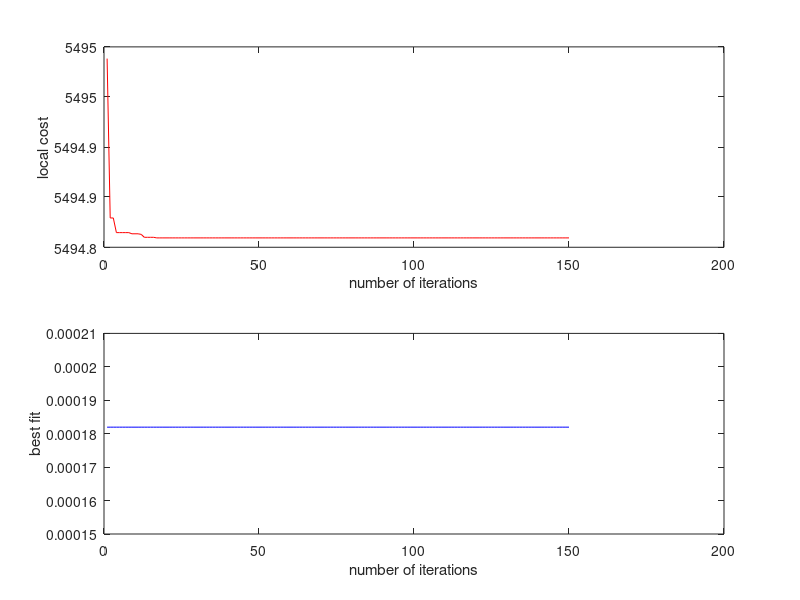

Reproduce this figure in MATLAB.
clc;
clear all;
%c=a*P^2+b*P+C(Second degree polynomial); 
%unit no a b c Pmin Pmax
A=[1 0.001562 7.92 561 100 600
2 0.004820 7.97 078 050 200
3 0.001940 7.85 310 100 400]; 
B=[0.0002940 0.0000901 -0.0000507
0.0000901 0.0005210 0.0000953
-0.0000507 0.0000953 0.0000676]/100;
B0=[0.01890 -0.00342 -0.007660]*0.01; 
B00=0.40357;
%load unit3data.m
%A=unit3data; 
pop=50;
npar=3;
XT=585.33; maxit=150;
c1=2.0;
c2=2.0;
wmax=0.9; 
wmin=0.4;     %c2=4-c1;
c3=1; 
 R=10;             %R=10;      %original value 
tol=0.00001;
%----reading input data-----
for i=1:npar
xmin(i)=A(i,5); 
xmax(i)=A(i,6);
a(i)=A(i,2); 
b(i)=A(i,3); 
c(i)=A(i,4);
end
%_______maximum and minimum values for velocities_____ 
for i=1:npar
vmax(i)=(xmax(i)-xmin(i))/R;
vmin(i)=-vmax(i);      %(Xmax(i)-Xmin(i))/R; 
end
%-----random generation of velocities------ 
for pp=1:pop
for ii=1:npar 
 vel(pp,ii)=vmin(ii)+(vmax(ii)-vmin(ii))*rand;
end
end
%------random generation of x i.e.,Pg----- 
for k=1:pop
sumx=0; 
for j=1:npar
x(k,j)=xmin(j)+(xmax(j)-xmin(j))*rand; 
end

%adjustment of losses and loan 
ploss=0;
%sumx=0;
sumx=0;
for j=1:npar 
    X(j)=x(k,j); 
    sumx=sumx+X(j);
end

diff=sumx-XT-ploss; 
while abs(diff)>=tol
for j=1:npar 
    X(j)=X(j)-(diff/npar); 
    if X(j)<xmin(j) 
        X(j)=xmin(j);
elseif X(j)>xmax(j) 
    X(j)=xmax(j);
end
end

L=0;
for j=1:npar
L=L+B0(j)*X(j); end
pl=0;
for j=1:npar
for l=1:npar 
    pl=pl+X(l)*B(j,l)*X(l);
end 
end
ploss=pl+L+B00; %Ploss=ploss+X*B*X'; 
diff=sum(X)-XT-ploss; 
end
%---clculation of fitness and cost functions--- 
sum1=0;
for i=1:npar
%xg(k,i)=X(1,i);%X(i);
sum1=sum1+a(i)*X(1,i)^2+b(i)*X(1,i)+c(i)-abs(xmin(i)-X(1,i)); end

xg(k,:)=X;
err=0;
err=sum(X)-XT-ploss;
cost(k)=sum1; fit(k)=1/(1+cost(k)+(abs(err)*10^4)); 
end
%----initillization of fit ,cost,xg----- 
localfit=fit;
localxg=xg;
localcost=cost;
%-----initial best solution----- 
[globalfit,indx]=max(fit); globalfit=fit(indx); globalcost=cost(indx); globalxg=xg(indx,:);
%-----PSO itration starting------- 
itr=0;
while itr<maxit
itr=itr+1; 
w=wmax-(wmax-wmin)/maxit*itr; 
r1=rand(pop,npar); 
r2=rand(pop,npar);
for k=1:pop
for i=1:npar 
    vel(k,i)=w*vel(k,i)+c1*r1(k,i)*(localxg(k,i)-xg(k,i))+c2*r2(k,i)*(globalxg(1,i)-xg(k,i));
end ;
end;
for k=1:pop for i=1:npar
if vel(k,i)<vmin(i)

vel(k,i)=vmin(i);
elseif vel(k,i)>vmax(i);
vel(k,i)=vmax(i); end
end 
end
xg=xg+vel; for k=1:pop
for i=1:npar
if xg(k,i)>xmax(i)
xg(k,i)=xmax(i); elseif xg(k,i)<xmin(i);
xg(k,i)=xmin(i); end
end ;
end;
for k=1:pop sumx=0;
% for j=1:npar
% x(1,j)=xg(k,j);
%% x(1,j)=xmin(j)+(xmax(j)-xmin(j))*rand; %% sumx=sumx+x(1,j);
%end
%adjustment of losses and load
ploss=0;
%sumx=0;
sumx=0;
for j=1:npar
X(j)=xg(k,j);
sumx=sumx+X(j); end

diff=sumx-XT-ploss; while abs(diff)>=tol
for j=1:npar 
    X(j)=X(j)-(diff/npar); 
    if X(j)<xmin(j) 
        X(j)=xmin(j);
elseif X(j)>xmax(j) 
    X(j)=xmax(j);
end 
end
L=0;
for j=1:npar L=L+B0(j)*X(j);
end
pl=0;
for j=1:npar
for l=1:npar 
    pl=pl+X(j)*B(j,l)*X(l);
end
end
ploss=pl+L+B00; 
diff=sum(X)-XT-ploss; end
xg(k,:)=X;
end
for k=1:pop
cost(k)=0;
for i=1:npar 
    cost(k)=cost(k)+a(i)*xg(k,i)^2+b(i)*xg(k,i)+c(i)-abs(xmin(i)-xg(k,i)); 
end
X=xg(k,:);

err1=0;
L=0;
for j=1:npar
L=L+B0(j)*X(j);
end
pl=0;
for j=1:npar
for l=1:npar
pl=pl+X(j)*B(j,l)*X(l);
end
end
ploss=0;
ploss=pl+L+B00; 
diff=sum(X)-XT-ploss; 
err1=sum(X)-XT-ploss; 
fit(k)=1/(1+cost(k)+(abs(err1)*10^4)); 
end
for k=1:pop
if localfit(k)<fit(k)
localfit(k)=fit(k);
localxg(k,:)=xg(k,:); 
localcost(k)=cost(k);
end
%end
[temp,yy]=max(localfit);
if globalfit<temp
globalfit=localfit(yy); 
globalcost=localcost(yy); 
globalxg=localxg(yy,:); 
end

bcost(itr)=globalcost; 
bfit(itr)=globalfit;
[itr globalxg globalcost globalfit]; 
end
end
subplot(2,1,1)
plot(bcost,'r')
xlabel('number of iterations')
ylabel('local cost')
subplot(2,1,2)
plot(bfit,'b')
xlabel('number of iterations') 
ylabel('best fit')
globalcost
globalxg'
L=0;
for j=1:npar
L=L+B0(j)*globalxg(j); 
end
pl=0;
for j=1:npar
for l=1:npar 
    pl=pl+globalxg(j)*B(j,l)*globalxg(l);
end 
end
ploss=0; 
ploss=pl+L+B00 
sum(globalxg)-XT-ploss
